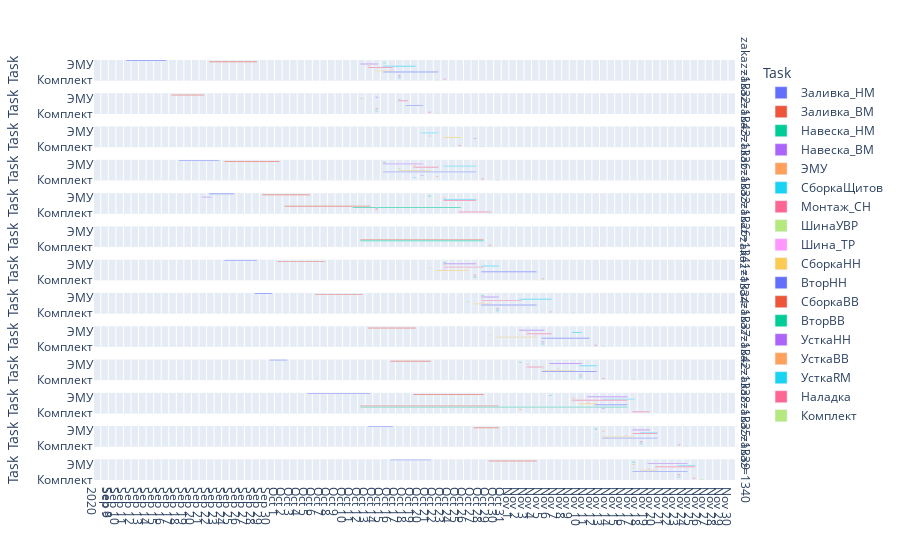

Notebook code for this chart:
### Code cell
fig = px.timeline(data, x_start="Start", x_end="Finish", y="Task", color='Task', category_orders={'Task':l}, facet_row="zakaz")
#fig.update_yaxes(autorange="reversed") # otherwise tasks are listed from the bottom up
fig.update_xaxes(
    dtick='D1',
    )
fig.show()
